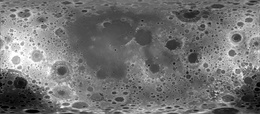
%> input picture Lunar_map.jpg, 260 x 114 px, shrunk from 1024 x 449 before the run
$ octave init.m   (GNU Octave 9; MATLAB toolbox functions it lacks are replaced by stand-ins)
%> lines starting %> are read from the running program, lines starting %| are printed output that depends on the picture
### projectImageOnSphere.m
function projectImageOnSphere(filename,radius)
%> called with filename = 'Lunar_map.jpg', radius = 10
% projectImageOnSphere(filename,radius) projects an image (preferable a
% surface map of for example a planet) on a sphere with a given radius.
%
% Inputs:
% filename      Filename of the image of the surface map. Call imformats to
%               see the supported image formats.
% radius        The radius of the sphere. This can be used to scale the
%               sphere such that is can be applied for a specific
%               application (e.g., the radius of a planet such that you can
%               plot the trajectory around it)
%
%
%
% Author:           Jaimy Hess
% E-mail:           J.R.Hess@student.tudelft.nl
%                   jaimyhess@gmail.com
% Date modified:    June 5th, 2015
%
    % Load the file
    c=imread(filename);
%> c is the input picture: size 114x260x3 uint8; min 0, max 255, mean 114.6

    % Initalize longitude and colatitude range
    longitude = deg2rad(linspace(0,360,size(c,2)));
%> longitude = 260 values from 0 to 6.28
    colatitude = deg2rad(linspace(90,-90,size(c,1)));

    % Initialize empty variables
    X = zeros(size(c,1),size(c,2));
    Y = zeros(size(c,1),size(c,2));
    Z = zeros(size(c,1),size(c,2));
    % Convert spherical to cartesian coordinates
    for j = 1:length(colatitude)
        for i = 1:length(longitude)
            [X(j,i), Y(j,i), Z(j,i)] = sph2cart( ...
                                            longitude(i),...
                                            colatitude(j),...
                                            radius);
        end
    end
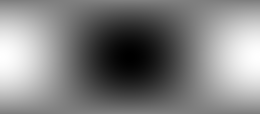
%> X: size 114x260 double; min -10, max 10, mean 0.0243; drawn with min black and max white
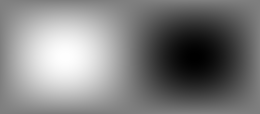
%> Y: size 114x260 double; min -10, max 10, mean 5.75e-17; drawn with min black and max white
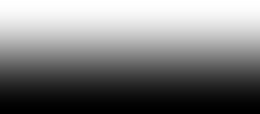
%> Z: size 114x260 double; min -10, max 10, mean -2.45e-16; drawn with min black and max white
    % Print surface
    surface(X,Y,Z,c,'EdgeColor','none','FaceColor','texturemap');
    axis equal
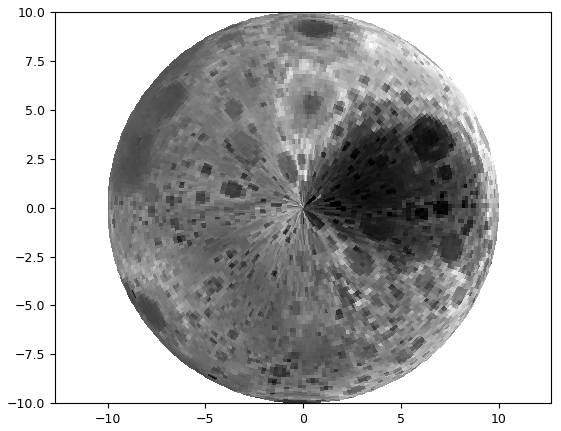
%> figure redrawn from the program's plot data

end

### initSettings.m
function settings = initSettings()
%Functions initializes and saves settings. Settings can be edited inside of
%the function, updated from the command line or updated using a dedicated
%GUI - "setSettings".
%
%All settings are described inside function code.
%
%settings = initSettings()
%
%   Inputs: none
%
%   Outputs:
%       settings     - Receiver settings (a structure).

%--------------------------------------------------------------------------
%                           SoftGNSS v3.0
%
% Copyright (C) Darius Plausinaitis
% Written by Darius Plausinaitis
%--------------------------------------------------------------------------
%This program is free software; you can redistribute it and/or
%modify it under the terms of the GNU General Public License
%as published by the Free Software Foundation; either version 2
%of the License, or (at your option) any later version.
%
%This program is distributed in the hope that it will be useful,
%but WITHOUT ANY WARRANTY; without even the implied warranty of
%MERCHANTABILITY or FITNESS FOR A PARTICULAR PURPOSE.  See the
%GNU General Public License for more details.
%
%You should have received a copy of the GNU General Public License
%along with this program; if not, write to the Free Software
%Foundation, Inc., 51 Franklin Street, Fifth Floor, Boston, MA  02110-1301,
%USA.
%--------------------------------------------------------------------------

% CVS record:
% $Id: initSettings.m,v 1.9.2.32 2007/01/29 10:22:23 dpl Exp $

%% Processing settings ====================================================
% Number of milliseconds to be processed used 36000 + any transients (see
% below - in Nav parameters) to ensure nav subframes are provided
settings.msToProcess        = 37000;        %[ms]

% Number of channels to be used for signal processing
settings.numberOfChannels   = 8;

% Move the starting point of processing. Can be used to start the signal
% processing at any point in the data record (e.g. for long records). fseek
% function is used to move the file read point, therefore advance is byte
% based only.
settings.skipNumberOfBytes     = 0;

%% Raw signal file name and other parameter ===============================
% This is a "default" name of the data file (signal record) to be used in
% the post-processing mode
settings.fileName           = ...
   'GPS_fs16_3676E6-if4_1304E6_8bit_Real.bin';
% Data type used to store one sample
settings.dataType           = 'int8';

% Intermediate, sampling and code frequencies
settings.IF                 = 9.548e6;      %[Hz]
settings.samplingFreq       = 38.192e6;     %[Hz]
settings.codeFreqBasis      = 1.023e6;      %[Hz]

% Define number of chips in a code period
settings.codeLength         = 1023;

%% Acquisition settings ===================================================
% Skips acquisition in the script postProcessing.m if set to 1
settings.skipAcquisition    = 0;
% List of satellites to look for. Some satellites can be excluded to speed
% up acquisition
settings.acqSatelliteList   = 1:32;         %[PRN numbers]
% Band around IF to search for satellite signal. Depends on max Doppler
settings.acqSearchBand      = 14;           %[kHz]
% Threshold for the signal presence decision rule
settings.acqThreshold       = 2.5;

%% Tracking loops settings ================================================
% Code tracking loop parameters
settings.dllDampingRatio         = 0.7;
settings.dllNoiseBandwidth       = 2;       %[Hz]
settings.dllCorrelatorSpacing    = 0.5;     %[chips]

% Carrier tracking loop parameters
settings.pllDampingRatio         = 0.7;
settings.pllNoiseBandwidth       = 25;      %[Hz]

%% Navigation solution settings ===========================================

% Period for calculating pseudoranges and position
settings.navSolPeriod       = 500;          %[ms]

% Elevation mask to exclude signals from satellites at low elevation
settings.elevationMask      = 10;           %[degrees 0 - 90]
% Enable/dissable use of tropospheric correction
settings.useTropCorr        = 1;            % 0 - Off
                                            % 1 - On

% True position of the antenna in UTM system (if known). Otherwise enter
% all NaN's and mean position will be used as a reference .
settings.truePosition.E     = nan;
settings.truePosition.N     = nan;
settings.truePosition.U     = nan;

%% Plot settings ==========================================================
% Enable/disable plotting of the tracking results for each channel
settings.plotTracking       = 1;            % 0 - Off
                                            % 1 - On

%% Constants ==============================================================

settings.c                  = 299792458;    % The speed of light, [m/s]
settings.startOffset        = 68.802;       %[ms] Initial sign. travel time

### probeData.m
function probeData(varargin)
%Function plots raw data information: time domain plot, a frequency domain
%plot and a histogram.
%
%The function can be called in two ways:
%   probeData(settings)
% or
%   probeData(fileName, settings)
%
%   Inputs:
%       fileName        - name of the data file. File name is read from
%                       settings if parameter fileName is not provided.
%
%       settings        - receiver settings. Type of data file, sampling
%                       frequency and the default filename are specified
%                       here.

%--------------------------------------------------------------------------
%                           SoftGNSS v3.0
%
% Copyright (C) Dennis M. Akos
% Written by Darius Plausinaitis and Dennis M. Akos
%--------------------------------------------------------------------------
%This program is free software; you can redistribute it and/or
%modify it under the terms of the GNU General Public License
%as published by the Free Software Foundation; either version 2
%of the License, or (at your option) any later version.
%
%This program is distributed in the hope that it will be useful,
%but WITHOUT ANY WARRANTY; without even the implied warranty of
%MERCHANTABILITY or FITNESS FOR A PARTICULAR PURPOSE.  See the
%GNU General Public License for more details.
%
%You should have received a copy of the GNU General Public License
%along with this program; if not, write to the Free Software
%Foundation, Inc., 51 Franklin Street, Fifth Floor, Boston, MA  02110-1301,
%USA.
%--------------------------------------------------------------------------

% CVS record:
% $Id: probeData.m,v 1.1.2.7 2006/08/22 13:46:00 dpl Exp $

%% Check the number of arguments ==========================================
if (nargin == 1)
    settings = deal(varargin{1});
    fileNameStr = settings.fileName;
elseif (nargin == 2)
    [fileNameStr, settings] = deal(varargin{1:2});
    if ~ischar(fileNameStr)
        error('File name must be a string');
    end
else
    error('Incorect number of arguments');
end

%% Generate plot of raw data ==============================================
[fid, message] = fopen(fileNameStr, 'rb');

if (fid > 0)
    % Move the starting point of processing. Can be used to start the
    % signal processing at any point in the data record (e.g. for long
    % records).
    fseek(fid, settings.skipNumberOfBytes, 'bof');

    % Find number of samples per spreading code
    samplesPerCode = round(settings.samplingFreq / ...
                           (settings.codeFreqBasis / settings.codeLength));

    % Read 10ms of signal
    [data, count] = fread(fid, [1, 10*samplesPerCode], settings.dataType);

    fclose(fid);

    if (count < 10*samplesPerCode)
        % The file is to short
        error('Could not read enough data from the data file.');
    end

    %--- Initialization ---------------------------------------------------
    figure(100);
    clf(100);

    timeScale = 0 : 1/settings.samplingFreq : 5e-3;

    %--- Time domain plot -------------------------------------------------
    subplot(2, 2, 1);
    plot(1000 * timeScale(1:round(samplesPerCode/50)), ...
         data(1:round(samplesPerCode/50)));

    axis tight;
    grid on;
    title ('Time domain plot');
    xlabel('Time (ms)'); ylabel('Amplitude');

    %--- Frequency domain plot --------------------------------------------
    subplot(2,2,2);
    pwelch(data-mean(data), 16384, 1024, 2048, settings.samplingFreq/1e6)

    axis tight;
    grid on;
    title ('Frequency domain plot');
    xlabel('Frequency (MHz)'); ylabel('Magnitude');

    %--- Histogram --------------------------------------------------------
    subplot(2, 2, 3.5);
    hist(data, -128:128)

    dmax = max(abs(data)) + 1;
    axis tight;
    adata = axis;
    axis([-dmax dmax adata(3) adata(4)]);
    grid on;
    title ('Histogram');
    xlabel('Bin'); ylabel('Number in bin');
else
    %=== Error while opening the data file ================================
    error('Unable to read file %s: %s.', fileNameStr, message);
end % if (fid > 0)

### init.m
%--------------------------------------------------------------------------
%                           SoftGNSS v3.0
%
% Copyright (C) Darius Plausinaitis and Dennis M. Akos
% Written by Darius Plausinaitis and Dennis M. Akos
%--------------------------------------------------------------------------
%This program is free software; you can redistribute it and/or
%modify it under the terms of the GNU General Public License
%as published by the Free Software Foundation; either version 2
%of the License, or (at your option) any later version.
%
%This program is distributed in the hope that it will be useful,
%but WITHOUT ANY WARRANTY; without even the implied warranty of
%MERCHANTABILITY or FITNESS FOR A PARTICULAR PURPOSE.  See the
%GNU General Public License for more details.
%
%You should have received a copy of the GNU General Public License
%along with this program; if not, write to the Free Software
%Foundation, Inc., 51 Franklin Street, Fifth Floor, Boston, MA  02110-1301,
%USA.
%--------------------------------------------------------------------------
%
%Script initializes settings and environment of the software receiver.
%Then the processing is started.

%--------------------------------------------------------------------------
% CVS record:
% $Id: init.m,v 1.14.2.21 2006/08/22 13:46:00 dpl Exp $

%% Clean up the environment first =========================================
clear; close all; clc;

format ('compact');
format ('long', 'g');


projectImageOnSphere("Lunar_map.jpg",10);
%--- Include folders with functions ---------------------------------------
addpath include             % The software receiver functions
addpath geoFunctions        % Position calculation related functions

%% Print startup ==========================================================
fprintf(['\n',...
    'Welcome to:  softGNSS\n\n', ...
    'An open source GNSS SDR software project initiated by:\n\n', ...
    '              Danish GPS Center/Aalborg University\n\n', ...
    'The code was improved by GNSS Laboratory/University of Colorado.\n\n',...
    'The software receiver softGNSS comes with ABSOLUTELY NO WARRANTY;\n',...
    'for details please read license details in the file license.txt. This\n',...
    'is free software, and  you  are  welcome  to  redistribute  it under\n',...
    'the terms described in the license.\n\n']);
fprintf('                   -------------------------------\n\n');

%% Initialize constants, settings =========================================
settings = initSettings();

%% Generate plot of raw data and ask if ready to start processing =========
try
    fprintf('Probing data (%s)...\n', settings.fileName)
    probeData(settings);
catch
    % There was an error, print it and exit
    errStruct = lasterror;
    disp(errStruct.message);
    disp('  (run setSettings or change settings in "initSettings.m" to reconfigure)')
    return;
end

disp('  Raw IF data plotted ')
disp('  (run setSettings or change settings in "initSettings.m" to reconfigure)')
disp(' ');
gnssStart = input('Enter "1" to initiate GNSS processing or "0" to exit : ');

if (gnssStart == 1)
    disp(' ');
    %start things rolling...
    postProcessing
end
